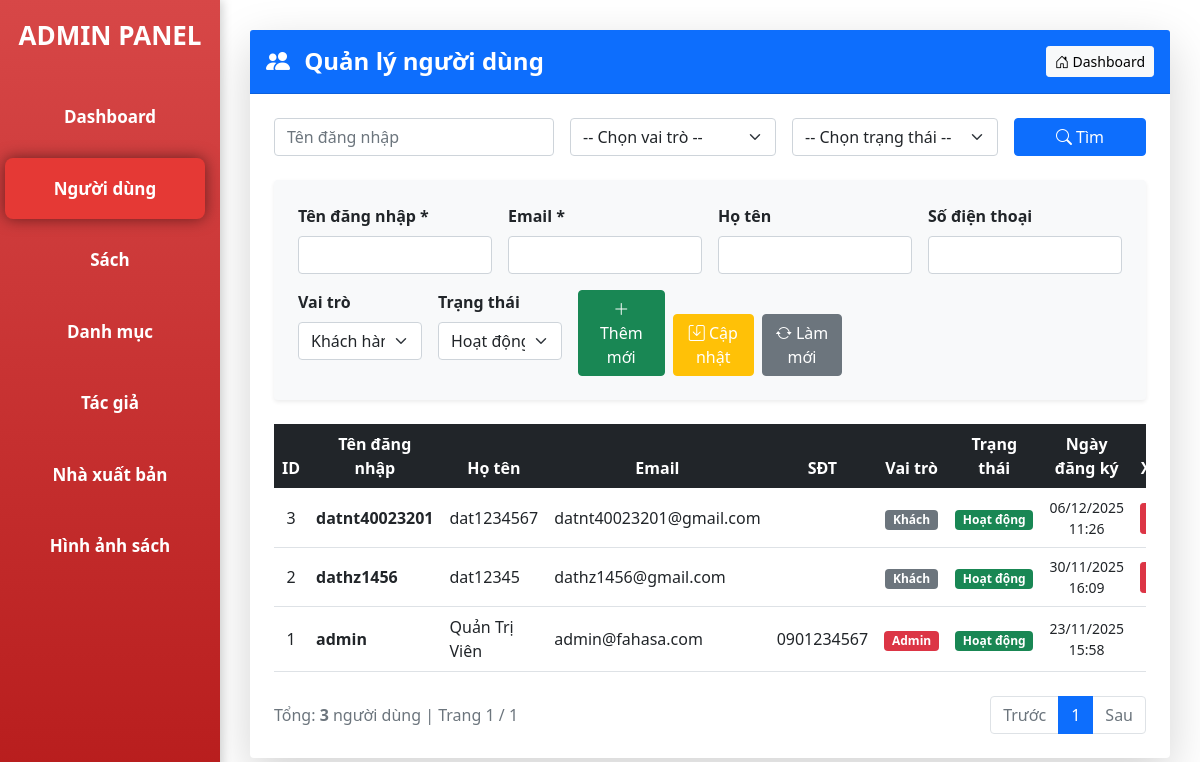
/frontend/pages/Admin_MVC/index.php?page=user, run on the app's committed database.
### tables this page shows
CREATE TABLE `nguoi_dung` (
  `ma_nguoi_dung` int(11) NOT NULL,
  `ten_dang_nhap` varchar(50) NOT NULL,
  `mat_khau` varchar(255) NOT NULL,
  `email` varchar(100) NOT NULL,
  `ho_ten` varchar(100) NOT NULL,
  `so_dien_thoai` varchar(15) DEFAULT NULL,
  `dia_chi` text DEFAULT NULL,
  `ngay_dang_ky` datetime DEFAULT current_timestamp(),
  `trang_thai` enum('active','inactive') DEFAULT 'active',
  `vai_tro` enum('customer','admin') DEFAULT 'customer'
);

### frontend/pages/Admin_MVC/controllers/UserController.php (called while the page is built, shortened)
<?php
require_once "models/User.php";
class UserController
{
    private $model;
    public function __construct($db)
    {
        $this->model = new User($db);
    }
    public function index()
    {
        $page_current = isset($_GET['p']) ? max(1, (int)$_GET['p']) : 1;
        $per_page = 10;
        $offset = ($page_current - 1) * $per_page;
        $search_ten = $_GET['search_ten'] ?? '';
        $search_vaitro = $_GET['search_vaitro'] ?? '';
        $search_trangthai = $_GET['search_trangthai'] ?? '';
        $total = $this->model->getTotalUsers($search_ten, $search_vaitro, $search_trangthai);
        $total_pages_view = ceil($total / $per_page);
        $users = $this->model->getUsers($per_page, $offset, $search_ten, $search_vaitro, $search_trangthai);
        include "views/user/index.php";
        include "views/layout/main.php";
    }
}

### frontend/pages/Admin_MVC/index.php (called while the page is built, shortened)
<?php
require_once "them/connect.php";
$action = $_GET['action'] ?? 'index';
$controller = new $controllerName($conn);
$controller->$action();

### frontend/pages/Admin_MVC/models/User.php (called while the page is built, shortened)
<?php
class User
{
    private $conn;
    public function __construct($db)
    {
        $this->conn = $db;
    }
    public function getUsers($limit, $offset, $ten = '', $vaitro = '', $trangthai = '')
    {
        try {
            $sql = "SELECT * FROM nguoi_dung WHERE 1=1";
            $params = [];
            $sql .= " ORDER BY ma_nguoi_dung DESC LIMIT :limit OFFSET :offset";
            $stmt = $this->conn->prepare($sql);
            $stmt->bindValue(':limit', $limit, PDO::PARAM_INT);
            $stmt->bindValue(':offset', $offset, PDO::PARAM_INT);
            $stmt->execute();
            return $stmt->fetchAll(PDO::FETCH_ASSOC);
        } catch (PDOException $e) {
            error_log("User::getUsers error: " . $e->getMessage());
            return [];
        }
    }
    public function getTotalUsers($ten = '', $vaitro = '', $trangthai = '')
    {
        try {
            $sql = "SELECT COUNT(*) FROM nguoi_dung WHERE 1=1";
            $params = [];
            $stmt = $this->conn->prepare($sql);
            $stmt->execute();
            return $stmt->fetchColumn();
        } catch (PDOException $e) {
            error_log("User::getTotalUsers error: " . $e->getMessage());
            return 0;
        }
    }
}

### frontend/pages/Admin_MVC/views/user/index.php (the view, shortened to what this page needs)
<link rel="stylesheet" href="/Admin_MVC/bootstrap-5.0.2-dist/css/bootstrap.min.css">
<link rel="stylesheet" href="https://cdn.jsdelivr.net/npm/bootstrap-icons@1.11.3/font/bootstrap-icons.min.css">
<div class="card shadow-lg border-0">
    <div class="card-header bg-primary text-white d-flex justify-content-between align-items-center py-3">
        <h4 class="mb-0 fw-bold"><i class="bi bi-people-fill me-2"></i> Quản lý người dùng</h4>
        <a href="?page=dashboard" class="btn btn-light btn-sm"><i class="bi bi-house-door"></i> Dashboard</a>
    </div>
    <div class="card-body p-4">
        <form action="" method="get" class="row g-3 mb-4">
            <div class="col-12 col-md-4">
                <input type="text" name="search_ten" class="form-control" placeholder="Tên đăng nhập"
                    value="<?= htmlspecialchars($search_ten) ?>">
            </div>
            <div class="col-12 col-md-3">
                <select name="search_vaitro" class="form-select">
                    <option value="">-- Chọn vai trò --</option>
                </select>
            </div>
            <div class="col-12 col-md-3">
                <select name="search_trangthai" class="form-select">
                    <option value="">-- Chọn trạng thái --</option>
                </select>
            </div>
            <div class="col-12 col-md-2">
                <button type="submit" class="btn btn-primary w-100">
                    <i class="bi bi-search"></i> Tìm
                </button>
            </div>
        </form>
        <div class="bg-light rounded p-4 mb-4 shadow-sm">
            <form action="?page=user&action=save" method="post" class="row g-3">
                <div class="col-12 col-md-6 col-lg-3">
                    <label class="form-label fw-bold">Tên đăng nhập *</label>
                    <input name="ten_dang_nhap" id="ten_dang_nhap" class="form-control" required>
                </div>
                <div class="col-12 col-md-6 col-lg-3">
                    <label class="form-label fw-bold">Email *</label>
                    <input name="email" type="email" id="email" class="form-control" required>
                </div>
                <div class="col-12 col-md-6 col-lg-3">
                    <label class="form-label fw-bold">Họ tên</label>
                    <input name="ho_ten" id="ho_ten" class="form-control">
                </div>
                <div class="col-12 col-md-6 col-lg-3">
                    <label class="form-label fw-bold">Số điện thoại</label>
                    <input name="so_dien_thoai" id="so_dien_thoai" class="form-control">
                </div>
                <div class="col-12 col-md-6 col-lg-2">
                    <label class="form-label fw-bold">Vai trò</label>
                    <select name="vai_tro" id="vai_tro" class="form-select">
                        <option value="customer">Khách hàng</option>
                    </select>
                </div>
                <div class="col-12 col-md-6 col-lg-2">
                    <label class="form-label fw-bold">Trạng thái</label>
                    <select name="trang_thai" id="trang_thai" class="form-select">
                        <option value="active">Hoạt động</option>
                    </select>
                </div>
                <div class="col-12 col-lg-4 d-flex gap-2 align-items-end">
                    <button type="submit" name="action" value="add" class="btn btn-success flex-fill">
                        <i class="bi bi-plus-lg"></i> Thêm mới
                    </button>
                    <button type="submit" name="action" value="update" class="btn btn-warning flex-fill text-white">
                        <i class="bi bi-save"></i> Cập nhật
                    </button>
                    <button type="button" onclick="clearForm()" class="btn btn-secondary flex-fill">
                        <i class="bi bi-arrow-repeat"></i> Làm mới
                    </button>
                </div>
            </form>
        </div>
        <div class="table-responsive">
            <table class="table table-hover align-middle mb-0">
                <thead class="table-dark">
                    <tr class="text-center">
                        <th>ID</th>
                        <th>Tên đăng nhập</th>
                        <th>Họ tên</th>
                        <th>Email</th>
                        <th>SĐT</th>
                        <th>Vai trò</th>
                        <th>Trạng thái</th>
                        <th>Ngày đăng ký</th>
                        <th>Xóa</th>
                    </tr>
                </thead>
                <tbody>
                    <?php foreach ($users as $u): ?>
                        <tr class="row-select" data-id="<?= $u['ma_nguoi_dung'] ?>"
                            data-ten="<?= htmlspecialchars($u['ten_dang_nhap']) ?>"
                            data-hotenn="<?= htmlspecialchars($u['ho_ten']) ?>"
                            data-email="<?= htmlspecialchars($u['email']) ?>"
                            data-sdt="<?= htmlspecialchars($u['so_dien_thoai']) ?>"
                            data-vaitro="<?= $u['vai_tro'] ?>"
                            data-trangthai="<?= $u['trang_thai'] ?>"
                            style="cursor:pointer">
                            <td class="text-center"><?= $u['ma_nguoi_dung'] ?></td>
                            <td><strong><?= htmlspecialchars($u['ten_dang_nhap']) ?></strong></td>
                            <td><?= htmlspecialchars($u['ho_ten']) ?></td>
                            <td><?= htmlspecialchars($u['email']) ?></td>
                            <td><?= htmlspecialchars($u['so_dien_thoai']) ?></td>
                            <td class="text-center">
                                <span class="badge <?= $u['vai_tro']=='admin' ? 'bg-danger' : 'bg-secondary' ?>">
                                    <?= $u['vai_tro']=='admin' ? 'Admin' : 'Khách' ?>
                                </span>
                            </td>
                            <td class="text-center">
                                <span class="badge <?= $u['trang_thai']=='active' ? 'bg-success' : 'bg-warning text-dark' ?>">
                                    <?= $u['trang_thai']=='active' ? 'Hoạt động' : 'Khóa' ?>
                                </span>
                            </td>
                            <td class="text-center small"><?= date("d/m/Y H:i", strtotime($u['ngay_dang_ky'])) ?></td>
                            <td class="text-center" onclick="event.stopPropagation();">
                                <?php if ($u['ma_nguoi_dung'] > 1): ?>
                                    <button onclick="confirmDelete(<?= $u['ma_nguoi_dung'] ?>)" class="btn btn-danger btn-sm">
                                    </button>
                                <?php endif; ?>
                            </td>
                        </tr>
                    <?php endforeach; ?>
                </tbody>
            </table>
        </div>
        <div class="d-flex justify-content-between align-items-center mt-4">
            <div class="text-muted">
                Tổng: <strong><?= $total ?></strong> người dùng | Trang <?= $page_current ?> / <?= $total_pages_view ?>
            </div>
            <nav>
                <ul class="pagination mb-0">
                    <li class="page-item <?= $page_current<=1 ? 'disabled':'' ?>">
                        <a class="page-link" href="?page=user&p=<?= $page_current-1 ?>&search_ten=<?= urlencode($search_ten) ?>&search_vaitro=<?= urlencode($search_vaitro) ?>&search_trangthai=<?= urlencode($search_trangthai) ?>">Trước</a>
                    </li>
                    <?php for($i=1; $i<=$total_pages_view; $i++): ?>
                        <li class="page-item <?= $i==$page_current?'active':'' ?>">
                            <a class="page-link" href="?page=user&p=<?= $i ?>&search_ten=<?= urlencode($search_ten) ?>&search_vaitro=<?= urlencode($search_vaitro) ?>&search_trangthai=<?= urlencode($search_trangthai) ?>"><?= $i ?></a>
                        </li>
                    <?php endfor; ?>
                    <li class="page-item <?= $page_current>=$total_pages_view?'disabled':'' ?>">
                        <a class="page-link" href="?page=user&p=<?= $page_current+1 ?>&search_ten=<?= urlencode($search_ten) ?>&search_vaitro=<?= urlencode($search_vaitro) ?>&search_trangthai=<?= urlencode($search_trangthai) ?>">Sau</a>
                    </li>
                </ul>
            </nav>
        </div>
    </div>
</div>

### frontend/pages/Admin_MVC/views/layout/main.php (style rules this page uses)
body { margin: 0; font-family: Arial, sans-serif; min-height: 100vh; background: #f8f9fa; }

### data on the page
nguoi_dung: ma_nguoi_dung "3", ten_dang_nhap "datnt40023201", ho_ten "dat1234567", email "datnt40023201@gmail.com", vai_tro "Khách", trang_thai "Hoạt động", ngay_dang_ky "06/12/2025 11:26"
nguoi_dung: ma_nguoi_dung "2", ten_dang_nhap "dathz1456", ho_ten "dat12345", email "dathz1456@gmail.com", vai_tro "Khách", trang_thai "Hoạt động", ngay_dang_ky "30/11/2025 16:09"
nguoi_dung: ma_nguoi_dung "1", ten_dang_nhap "admin", ho_ten "Quản Trị Viên", email "admin@fahasa.com", so_dien_thoai "0901234567", vai_tro "Admin", trang_thai "Hoạt động", ngay_dang_ky "23/11/2025 15:58"

### other printed values
$total "3"
$page_current "1"
$total_pages_view "1"
